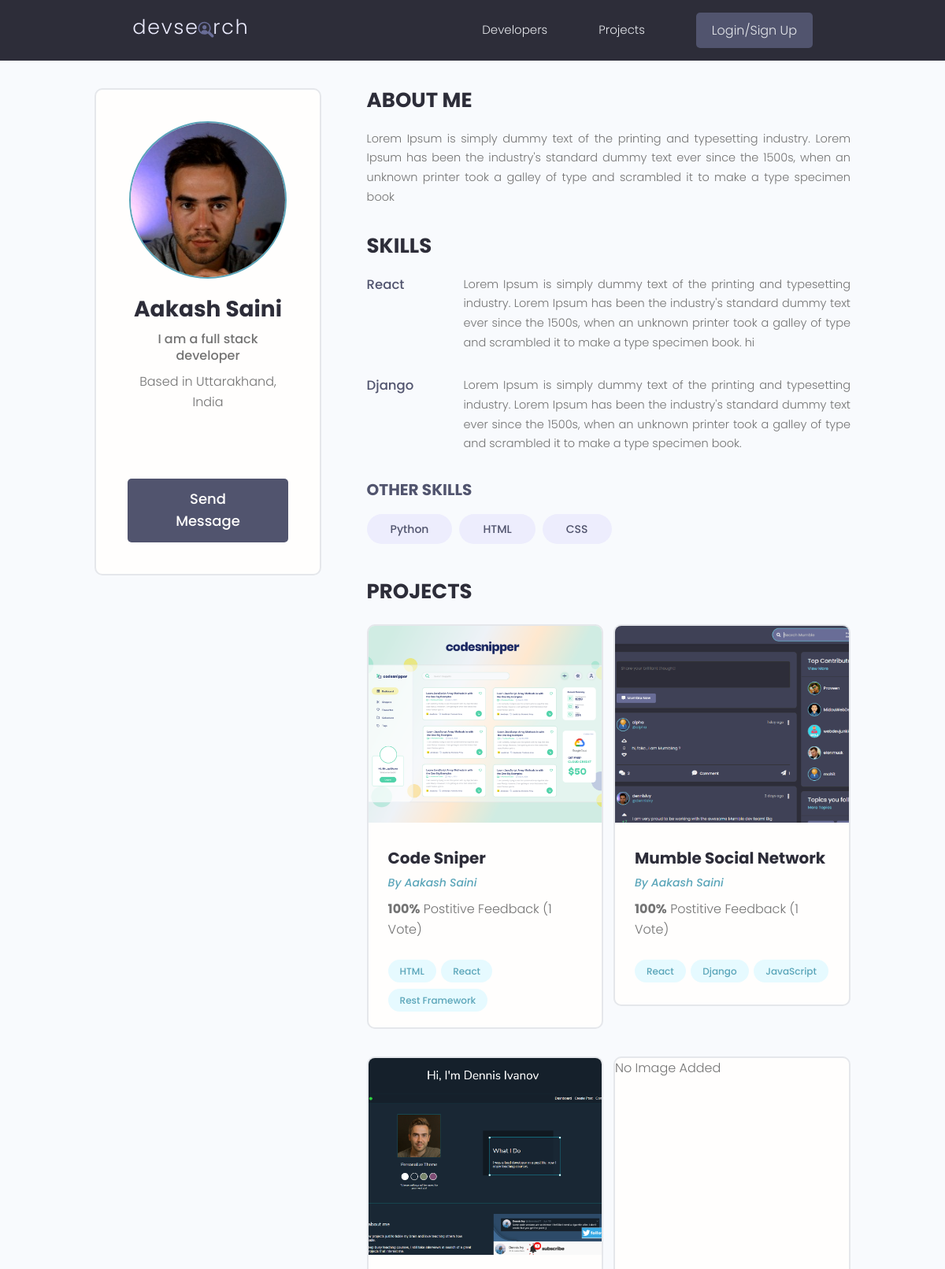
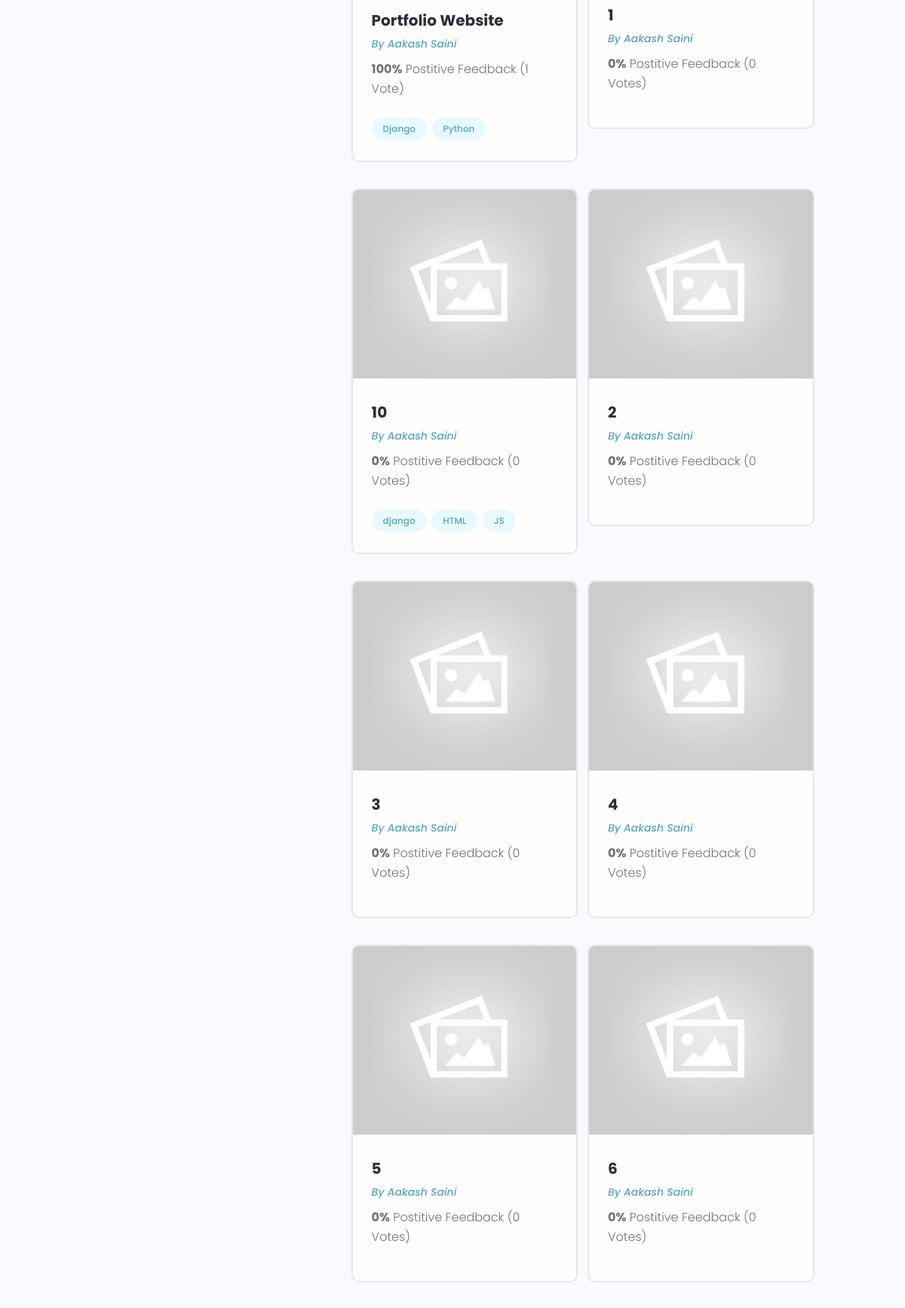
Screenshot of /profile/0f3fe5c3-0e01-4929-a593-cd7b7b06e219/ (upper part) with the database file from the repository (2 pictures, top to bottom).
### users/models.py (models this page shows, shortened)
class Profile(models.Model):
    user = models.OneToOneField(User, on_delete=models.CASCADE, null=True, blank=True)
    name = models.CharField(max_length=200, blank=True, null=True)
    username = models.CharField(max_length=200, blank=True, null=True)
    location = models.CharField(max_length=200, blank=True, null=True)
    email = models.EmailField(max_length=500, blank=True, null=True)
    short_intro = models.CharField(max_length=200, blank=True, null=True)
    bio = models.TextField(blank=True, null=True)
    profile_image = models.ImageField(blank=True, null=True, upload_to='profiles/', default="profiles/user-default.png")
    social_github = models.CharField(max_length=200, blank=True, null=True)
    social_twitter = models.CharField(max_length=200, blank=True, null=True)
    social_linkedin = models.CharField(max_length=200, blank=True, null=True)
    social_youtube = models.CharField(max_length=200, blank=True, null=True)
    social_website = models.CharField(max_length=200, blank=True, null=True)
    created = models.DateTimeField(auto_now_add=True)
    id = models.UUIDField(default=uuid.uuid4, unique=True, primary_key=True, editable=False)
    class Meta:
        ordering = ['created']
    @property
    def imageURL(self):
        try:
            url = self.profile_image.url
        except:
            url = ''
        return url

class Skill(models.Model):
    owner = models.ForeignKey(Profile, on_delete=models.CASCADE, null=True, blank=True)
    name = models.CharField(max_length=200, blank=True, null=True)
    description = models.TextField(null=True, blank=True)
    created = models.DateTimeField(auto_now_add=True)
    id = models.UUIDField(default=uuid.uuid4, unique=True, primary_key=True, editable=False)

### projects/models.py (models this page shows, shortened)
class Project(models.Model):
    owner = models.ForeignKey(Profile, null=True, blank=True, on_delete=models.CASCADE)
    title = models.CharField(max_length=200)
    description = models.TextField(null=True, blank=True)
    featured_image = models.ImageField(null=True, blank=True, default="default.jpg")
    demo_link = models.CharField(max_length=2000, null=True, blank=True)
    source_link = models.CharField(max_length=2000, null=True, blank=True)
    tags = models.ManyToManyField('Tag', blank=True)
    vote_total = models.IntegerField(default=0, blank=True, null=True)
    vote_ratio = models.IntegerField(default=0, blank=True, null=True)
    created = models.DateTimeField(auto_now_add=True)
    id = models.UUIDField(default=uuid.uuid4, unique=True, primary_key=True, editable=False)
    class Meta:
        ordering = ['-vote_ratio', '-vote_total', 'title']
    @property
    def imageURL(self):
        try:
            url = self.featured_image.url
        except:
            url = ''
        return url

class Tag(models.Model):
    name = models.CharField(max_length=200)
    created = models.DateTimeField(auto_now_add=True)
    id = models.UUIDField(default=uuid.uuid4, unique=True, primary_key=True, editable=False)
    def __str__(self):
        return self.name

### users/views.py (the view)
# urls.py: path('profile/<str:pk>/', views.userProfile, name="user-profile"),
def userProfile(request, pk):
    profile = Profile.objects.get(id=pk)
    topSkills = profile.skill_set.exclude(description__exact="")
    otherSkills = profile.skill_set.filter(description="")
    context = {'profile': profile, 'topSkills': topSkills, 'otherSkills': otherSkills}
    return render(request, 'users/user-profile.html', context)

### users/templates/users/user-profile.html (shortened to what this page needs)
{% extends 'main.html' %}
{% block content %}
<main class="profile my-md">
    <div class="container">
      <div class="layout">
        <div class="column column--1of3">
          <div class="card text-center">
            <div class="card__body dev">
              {% if profile.imageURL != '' %}
              <img class="avatar avatar--xl" src="{{profile.imageURL}}" />
              {% else %}
              <p class="avatar avatar--xl" style="font-size: small;">No image added</p>
              {% endif %}
              <h2 class="dev__name">{{profile.name}}</h2>
              <p class="dev__title">{{profile.short_intro}}</p>
              <p class="dev__location">Based in {{profile.location}}</p>
              <ul class="dev__social">
              </ul>
              {% if request.user.profile != profile %}
              <a href="{% url 'send-message' profile.id %}" class="btn btn--sub btn--lg">Send Message </a>
              {% endif %}
            </div>
          </div>
        </div>
        <div class="column column--2of3">
          <div class="devInfo">
            <h3 class="devInfo__title">About Me</h3>
            <p class="devInfo__about">
              {{profile.bio}}
            </p>
          </div>
          <div class="devInfo">
            <h3 class="devInfo__title">Skills</h3>
            {% for skill in topSkills %}
            <div class="devInfo__skills">
              <div class="devSkill">
                <h4 class="devSkill__title">{{skill.name}}</h4>
                <p class="devSkill__info">
                  {{skill.description}}
                </p>
              </div>
              {% endfor %}
              <h3 class="devInfo__subtitle">Other Skills</h3>
              {% for skill in otherSkills %}
                <span class="tag tag--pill tag--sub tag--lg">
                  <small>{{skill.name}}</small>
                </span>
              {% endfor %}
              </div>
            </div>
          </div>
          <div class="devInfo">
            <h3 class="devInfo__title">Projects</h3>
            <div class="grid grid--two">
              {% for project in profile.project_set.all %}
              <div class="column">
                <div class="card project">
                  <a href="{% url 'project' project.id %}" class="project">
                    {% if project.imageURL != '' %}
                    <img class="project__thumbnail" src="{{project.imageURL}}" alt="project thumbnail" />
                    {% else %}
                    <p class="project__thumbnail">No Image Added</p>
                    {% endif %}
                    <div class="card__body">
                      <h3 class="project__title">{{project.title}}</h3>
                      <p><a class="project__author" href="{% url 'user-profile' project.owner.id %}">By {{project.owner.name}}</a></p>
                      <p class="project--rating">
                        <span style="font-weight: bold;">{{project.vote_ratio}}%</span> Postitive
                        Feedback ({{project.vote_total}} Vote{{project.vote_total|pluralize:"s"}})
                      </p>
                      <div class="project__tags">
                        {% for tag in project.tags.all|slice:"3" %}
                        <span class="tag tag--pill tag--main">
                          <small>{{tag}}</small>
                        </span>
                        {% endfor %}
                      </div>
                    </div>
                  </a>
                </div>
              </div>
              {% endfor %}
            </div>
          </div>
        </div>
      </div>
    </div>
  </main>
{% endblock content %}

### static/styles/app.css (style rules this page uses)
:root { --color-sub: #2d2d39; }
.btn--sub { background-color: var(--color-sub-light); }
.card { border: 2px solid var(--color-light); }
img { width: 100%; }
.profile .card > .dev { padding: 4rem; }
.dev__name { color: var(--color-sub); font-size: 2.8rem; font-weight: 700; margin-top: 1rem; margin-bottom: 0.5rem; }
.dev__title { font-size: 1.6rem; font-weight: 500; line-height: 1.3; }
.dev__location { margin-top: 1rem; }
.dev__social { margin: 3rem 0; list-style: none; display: flex; justify-content: center; gap: 1.5rem; }
.devInfo { margin-bottom: 3rem; }
.devInfo__title, .devInfo__subtitle { font-size: 2.6rem; color: var(--color-sub); text-transform: uppercase; font-weight: 700; margin-bottom: 1.5rem; }
.devInfo__subtitle { font-size: 2rem; color: var(--color-sub-light); }
.devInfo__about, .devSkill__info { font-size: 1.45rem; line-height: 1.7; text-align: justify; }
.devSkill { margin-bottom: 3rem; }
.devSkill__title { font-size: 1.65rem; font-weight: 500; color: var(--color-sub-light); }
@media screen and (min-width: 700px) { .devSkill { display: flex; justify-content: space-between; gap: 3rem; } }
@media screen and (min-width: 700px) { .devSkill__info { flex-basis: 80%; } }
.project__author { font-size: 1.4rem; font-style: italic; }
.project--rating { margin-bottom: 1.6em; margin-top: .5em; }
.project__thumbnail { height: 25rem; object-fit: cover; object-position: top center; }
.project__title { font-size: 2rem; font-weight: 700; color: var(--color-sub); }

### static/uikit/styles/modules/_variables.css (style rules this page uses)
:root { --color-main: #5aa5b9; --color-main-light: #e6faff; --color-sub: #3f4156; --color-sub-light: #51546e; --color-sub-lighter: #ededfd; --color-text: #737373; --color-gray: #8b8b8b; --color-light: #e5e7eb; --color-light-gray: #767676; --color-bg: #f8fafd; --color-white: #fffefd; --color-white-light: #f3f3f3; --color-success: #359e64; --color-success-bg: #def8e8; --color-error: #fc4b0b; --color-error-bg: #fff2ee; --font-base: 'Poppins', arial, helvetica, 'Segoe UI', roboto, ubuntu, sans-serif; --font-monospace: 'Fira Code', 'Courier New', courier, monospace; --font-regular: 300; --font-medium: 500; --font-bold: 700; --generic-shadow: 1px 1px 5px #00000010; --generic-transition: all 0.3s ease-in-out; }

### static/uikit/styles/modules/_base.css (style rules this page uses)
* { margin: 0; padding: 0; box-sizing: border-box; text-rendering: optimizeLegibility; color: inherit; font-size: inherit; }
html { font-size: 50%; }
@media only screen and (min-width: 480px) { html { font-size: 56.25%; } }
@media only screen and (min-width: 1200px) { html { font-size: 62.5%; } }
body { line-height: 1.6; font-weight: 400; font-size: 1.5rem; color: var(--color-text); background-color: var(--color-bg); min-height: 100vh; }

### static/uikit/styles/modules/_typography.css (style rules this page uses)
* { font-family: var(--font-base); }
h2 { font-size: 3.6rem; font-weight: var(--font-bold); }
h3 { font-size: 3.2rem; font-weight: var(--font-medium); }
h4 { font-size: 2.8rem; font-weight: var(--font-medium); }
p, span, strong { font-size: 1.6rem; color: var(--color-text); font-weight: var(--font-regular); }
a { padding-bottom: 2px; text-decoration: none; display: inline-block; color: var(--color-main); font-weight: var(--font-medium); }

### static/uikit/styles/modules/_utilities.css (style rules this page uses)
.container { width: 92%; max-width: 165rem; margin: 0 auto; box-sizing: border-box; }
@media screen and (min-width: 1000px) { .container { width: 90%; } }
@media screen and (min-width: 1200px) { .container { width: 80%; } }
.text-center { text-align: center; }
.my-md { margin: 3rem auto; }

### static/uikit/styles/modules/_avatar.css (style rules this page uses)
.avatar { border-radius: 50%; border: 2px solid var(--color-main); object-fit: cover; }
.avatar--xl { height: 20rem; width: 20rem; }

### static/uikit/styles/modules/_button.css (style rules this page uses)
.btn { display: inline-block; position: relative; cursor: pointer; background-color: var(--color-light); font-weight: var(--font-medium); color: var(--color-sub); text-decoration: none; padding: 1rem 2rem; border-radius: 0.5rem; border: none; width: -webkit-fit-content; width: -moz-fit-content; width: fit-content; height: -webkit-fit-content; height: -moz-fit-content; height: fit-content; font-size: 1.6rem; outline-width: 0; outline-color: transparent; -webkit-backface-visibility: hidden; backface-visibility: hidden; transition: all 0.3s ease-in-out; }
.btn--sub { background-color: var(--color-sub); color: var(--color-white); }
.btn--lg { font-size: 1.8rem; padding: 1.2rem 4.5rem; }

### static/uikit/styles/modules/_card.css (style rules this page uses)
.card { border-radius: 1rem; background-color: var(--color-white); border: 1.5px solid var(--color-light); width: auto; height: auto; margin-top: 0.5rem; margin-bottom: 0.5rem; overflow: hidden; }
.card__body, .card__header { padding: 2rem 2.5rem; }

### rows the page displays
Profile: imageURL (picture), name "Aakash Saini", short_intro "I am a full stack developer", location "Uttarakhand, India", bio "Lorem Ipsum is simply dummy text of the printing and typesetting industry. Lorem Ipsum has been the industry's standard dummy text ever since the 1500s, when an unknown printer took a galley of type and scrambled it to make a type specimen book"
Skill: name "React", description "Lorem Ipsum is simply dummy text of the printing and typesetting industry. Lorem Ipsum has been the industry's standard dummy text ever since the 1500s, when an unknown printer took a galley of type and scrambled it to make a type specimen book. hi"
Skill: name "Django", description "Lorem Ipsum is simply dummy text of the printing and typesetting industry. Lorem Ipsum has been the industry's standard dummy text ever since the 1500s, when an unknown printer took a galley of type and scrambled it to make a type specimen book."
Skill: name "Python"
Skill: name "HTML"
Skill: name "CSS"
Project: imageURL (picture), title "Code Sniper", owner.name "Aakash Saini", vote_ratio "100", vote_total "1"
Tag: name "HTML"
Tag: name "React"
Tag: name "Rest Framework"
Project: imageURL (picture), title "Mumble Social Network", owner.name "Aakash Saini", vote_ratio "100", vote_total "1"
Tag: name "Django"
Tag: name "JavaScript"
Project: imageURL (picture), title "Portfolio Website", owner.name "Aakash Saini", vote_ratio "100", vote_total "1"
Tag: name "Python"
Project: featured_image "No Image Added", title "1", owner.name "Aakash Saini", vote_ratio "0", vote_total "0"
Project: imageURL (placeholder picture), title "10", owner.name "Aakash Saini", vote_ratio "0", vote_total "0"
Tag: name "django"
Tag: name "JS"
Project: imageURL (placeholder picture), title "2", owner.name "Aakash Saini", vote_ratio "0", vote_total "0"
Project: imageURL (placeholder picture), title "3", owner.name "Aakash Saini", vote_ratio "0", vote_total "0"
Project: imageURL (placeholder picture), title "4", owner.name "Aakash Saini", vote_ratio "0", vote_total "0"
Project: imageURL (placeholder picture), title "5", owner.name "Aakash Saini", vote_ratio "0", vote_total "0"
Project: imageURL (placeholder picture), title "6", owner.name "Aakash Saini", vote_ratio "0", vote_total "0"
